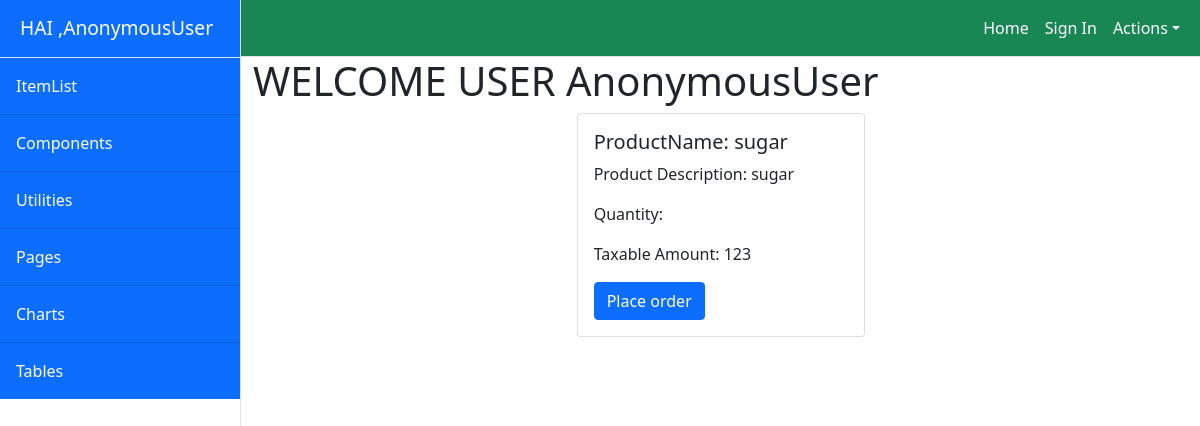
Screenshot of /owner/items/detail/5 with the database file from the repository.
### CRMApp/models.py (models this page shows)
class Item(models.Model):
    productName=models.CharField(max_length=20)
    productDesc=models.CharField(max_length=100)
    quantity=models.IntegerField(null=True)
    qtyUnit=models.CharField(max_length=20)
    taxableAmount=models.IntegerField(null=True)

### CRMApp/views.py (the view)
# urls.py: path('items/detail/<int:pk>',ItemDetailView.as_view(),name="detail"),
class ItemDetailView(DetailView):
    model=Item
    template_name = "itemdetail.html"
    context_object_name="item"

### CRMApp/templates/itemdetail.html
<!DOCTYPE html>
{%extends 'index.html'%}
{%block body_block%}
<h1> WELCOME USER {{request.user}}</h1>
<div class="container">
    <div class="row">
        <div class="col-4"></div>
        <div class="col-4">
            <div class="card" style="width: 18rem;">
                <div class="card-body">
                    <h5 class="card-title">ProductName: {{item.productName}}</h5>
                    <p class="card-text"> Product Description: {{item.productDesc}}</p>
                    <p class="card-text"> Quantity: {{item.Quantity}}</p>
                    <p class="card-text"> Taxable Amount: {{item.taxableAmount}}</p>
                    <a href="{%url 'order' item.id%}" class="btn btn-primary">Place order</a>
                </div>
            </div>
        </div>
        <div class="col-4"></div>
    </div>
</div>
{% endblock %}

### rows the page displays
Item: productName "sugar", productDesc "sugar", taxableAmount "123"

### other values shown
{{ request.user }} "AnonymousUser"
